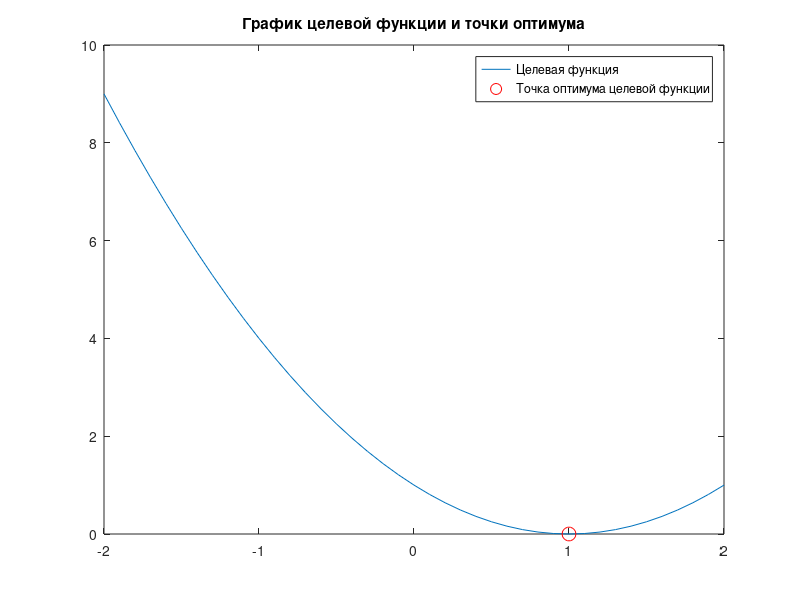

The MATLAB script that drew this image:
close all;

%% Определение целевой функции
polynom = @(x) (x-1).^2;

%% Нахождение минимума функции
% fminbnd(fun, x1, x2) – функция скалярной нелинейной минимизации с ограничениями (x1 < х < х2). 
% Алгоритм базируется на методе золотого сечения и квадратичной интерполяции
x = fminbnd(polynom, -2, 2);

%% Построение графиков
plot(-2:0.1:2, polynom(-2:0.1:2))
hold on
plot(x,polynom(x), 'ro', 'MarkerSize', 10)
title("График целевой функции и точки оптимума")
legend('Целевая функция', 'Точка оптимума целевой функции')
